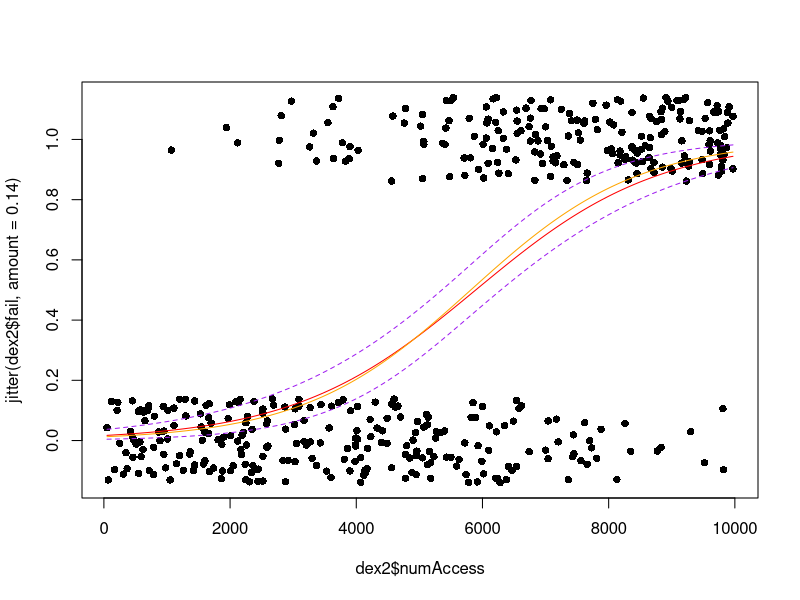
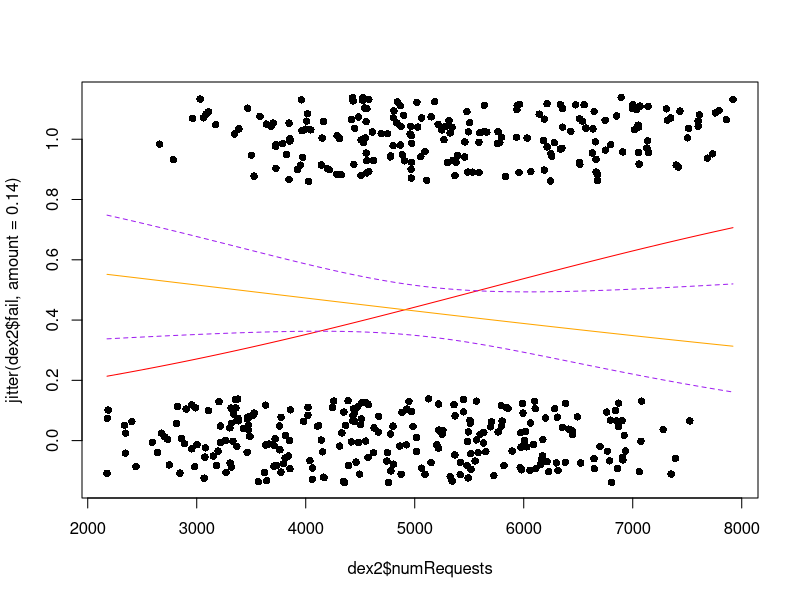

Recreate these plots in R, in order.
## ---- chunk 1
getwd()
## da cancellare quando siete sicuri di dove è il file
## ---- chunk 2
dex1 <- read.csv("ex1_data.csv", header = TRUE)
## ---- chunk 3
fit1 <- lm(time ~ age + numAccess, data = dex1)
summary(fit1)
## ---- chunk 4
fit2 <- lm(time ~ numAccess, data=dex1)
summary(fit2)
## ---- chunk 5
# t_obs
t_obs<-(coefficients(fit1)[2]-0)/summary(fit1)$coef[2,2]
t_obs

# p-value
2*pt(abs(t_obs), df.residual(fit1), lower.tail = FALSE )
## ---- chunk 6
# Confidence Intervals
confint(fit1, level=0.98)[2,]
## ---- chunk 7
fit2 <- lm(time ~ numAccess, data = dex1)
anova(fit2, fit1)
## ---- chunk 8
nd <- data.frame(numAccess=c(60,200))

ci_vals <- predict(fit2, newdata=nd, interval="confidence", level = 0.98)
ci_vals

ci_vals[,3]-ci_vals[,2]
## ---- chunk 9
pi_vals <- predict(fit2, newdata=nd, interval="prediction", level = 0.98)
pi_vals
pi_vals[,3]-pi_vals[,2]
## ---- chunk 10
dex2 <- read.csv("ex2_data.csv", header = TRUE)
## ---- chunk 11
fitTot <- glm(fail ~ ., family=binomial(link="logit"), data=dex2)

summary(fitTot)
## ---- chunk 12
plot(dex2$numAccess, jitter(dex2$fail, amount = 0.14), pch = 16)

# GLM with 1 predictor
fit_numAccess <- glm(fail ~ numAccess, family=binomial, data=dex2)

# "pure" numAccess effect
lines(sort(dex2$numAccess), 
      predict(fit_numAccess, newdata = data.frame(numAccess = sort(dex2$numAccess)), type = "response"), 
      col = "red")

# Fix the values
nd <- data.frame(numAccess = seq(min(dex2$numAccess), max(dex2$numAccess)), 
                 numRequests = median(dex2$numRequests),
                 durationMean = median(dex2$durationMean), 
                 durationMax = median(dex2$durationMax), 
                 durationMin = median(dex2$durationMin))

# numAccess effect, given that all the predictors have median values
lines(sort(nd$numAccess), 
      predict(fitTot, newdata = nd,
             type = "response"), col = "orange")

# Uncertainty estimation

# fit, se.fit
linpred <- predict(fitTot, newdata = nd,
             type = "link", se.fit = TRUE)

# confidence intervals for the linear predictor
# upper and lower bound
cint <- cbind(linpred$fit - qnorm(.995) * linpred$se.fit,
              linpred$fit + qnorm(.995) * linpred$se.fit)

# two columns of values between 0 and 1
cint_response <-  binomial()$linkinv(
    cbind(linpred$fit - qnorm(.995) * linpred$se.fit, 
          linpred$fit + qnorm(.995) * linpred$se.fit))

lines(sort(nd$numAccess), cint_response[,1], lty = 2, col = "purple")
lines(sort(nd$numAccess), cint_response[,2], lty = 2, col = "purple")
## ---- chunk 13
plot(dex2$numRequests, jitter(dex2$fail, amount = 0.14), pch = 16)

# GLM with 1 predictor
fit_numRequests <- glm(fail ~ numRequests, family=binomial, data=dex2)

# "pure" numAccess effect
lines(sort(dex2$numRequests), 
      predict(fit_numRequests, newdata = data.frame(numRequests = sort(dex2$numRequests)), type = "response"), 
      col = "red")

# Fix the values
nd <- data.frame(numRequests = seq(min(dex2$numRequests), max(dex2$numRequests)), 
                 numAccess = median(dex2$numAccess),
                 durationMean = median(dex2$durationMean), 
                 durationMax = median(dex2$durationMax), 
                 durationMin = median(dex2$durationMin))

# numAccess effect, given that all the predictors have median values
lines(sort(nd$numRequests), 
      predict(fitTot, newdata = nd,
             type = "response"), col = "orange")

# Uncertainty estimation

# fit, se.fit
linpred <- predict(fitTot, newdata = nd,
             type = "link", se.fit = TRUE)

# confidence intervals for the linear predictor
# upper and lower bound
cint <- cbind(linpred$fit - qnorm(.995) * linpred$se.fit,
              linpred$fit + qnorm(.995) * linpred$se.fit)

# two columns of values between 0 and 1
cint_response <-  binomial()$linkinv(
    cbind(linpred$fit - qnorm(.995) * linpred$se.fit, 
          linpred$fit + qnorm(.995) * linpred$se.fit))

lines(sort(nd$numRequests), cint_response[,1], lty = 2, col = "purple")
lines(sort(nd$numRequests), cint_response[,2], lty = 2, col = "purple")
## ---- chunk 14
# AIC
fitTot_AIC <- step(fitTot, direction = "backward", trace=-1, k=2)
# BIC
fitTot_BIC <- step(fitTot, direction = "backward", trace=-1, k=log(nrow(dex2)))

fitTot_AIC$call
fitTot_BIC$call
## ---- chunk 15
# AIC
c(fitTot_AIC$deviance, fitTot_AIC$null.deviance, fitTot_AIC$aic)
# BIC
c(fitTot_BIC$deviance, fitTot_BIC$null.deviance, fitTot_BIC$aic)
## ---- chunk 16
nd <- data.frame(numAccess = c(10,5290), 
                 numRequests = c(2000,5000), 
                 durationMean = c(10,24.8), 
                 durationMax = c(75,90), 
                 durationMin = c(9,5))
rownames(nd) <- c("day1","day2")

# Predicted probabilities
predict(fitTot, type = "response", newdata = nd)
preds <- predict(fitTot, type = "link", newdata = nd, se.fit = TRUE)
cbind(binomial()$linkinv(preds$fit + qnorm(0.025)*preds$se.fit),
      binomial()$linkinv(preds$fit + qnorm(0.975)*preds$se.fit))
## ---- chunk 17
## proporzione predizione corrette
mean(as.numeric(predict(fitTot, type = "response") > 0.5) == dex2$fail)
## proporzione predizioni sbagliate
mean(as.numeric(predict(fitTot, type = "response") > 0.5) != dex2$fail)
## tabella di contiengenza di predizioni corrette e sbaglate
table(as.numeric(predict(fitTot, type = "response") > 0.5),dex2$fail)
